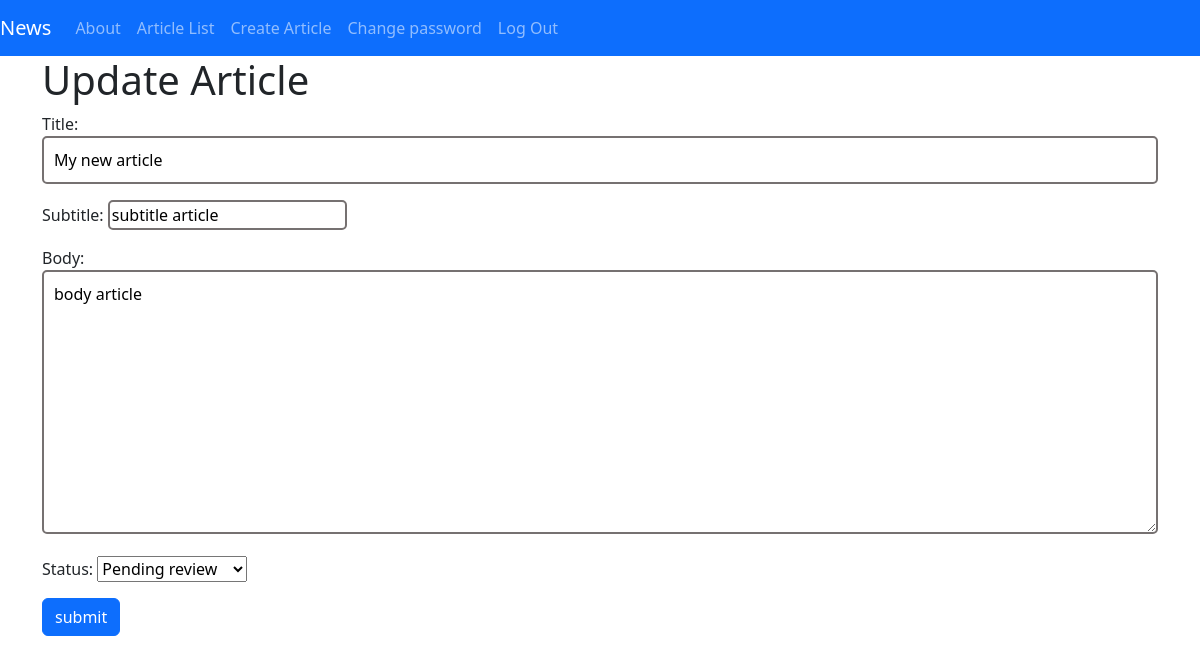
The page /articles/1/update/ (signed in) on the database its author committed.
### articles/models.py (models this page shows, shortened)
class Article(models.Model):
    title = models.CharField(max_length=128)
    subtitle = models.CharField(max_length=128)
    author = models.ForeignKey(
        get_user_model(),
        on_delete=models.CASCADE
    )
    section = models.ForeignKey(
        Section,
        on_delete=models.CASCADE,
        null=True,
        blank=True
    )
    _type = models.ForeignKey(
        ArticleType,
        on_delete=models.CASCADE,
        null=True,
        blank=True
    )
    status = models.ForeignKey(
        Status,
        on_delete=models.CASCADE,
        null=True,
        blank=True
    )
    body = models.TextField()
    created_on = models.DateTimeField(auto_now_add=True)

### articles/views.py (the view)
# urls.py: path('<int:pk>/update/', ArticleUpdateView.as_view(), name ='article_update'),
class ArticleUpdateView(LoginRequiredMixin, UserPassesTestMixin, UpdateView):
    template_name="articles/edit.html"
    model= Article
    fields= ["title", "subtitle", "body", "status"]
    def test_func(self):
        post = self.get_object()
        return post.author == self.request.user

### articles/models.py (called while the page is built)
    def __str__(self):
        return self.name

### templates/articles/edit.html (shortened to what this page needs)
{% extends 'base.html' %}
{% block content %}
<h1>Update Article</h1>
<form method="POST">
    {{ form.as_p }}
    <input type="submit" class="btn btn-primary" value="submit">
</form>
{% endblock content %}

### static/css/base.css (style rules this page uses)
#id_title, #id_body, #id_create { padding: 10px; width: 100%; }
input, textarea { border-radius: 5px; border: 2px solid #767171; }

### rows shown on the page
Article: title "My new article", subtitle "subtitle article", body "body article", status "Pending review"
